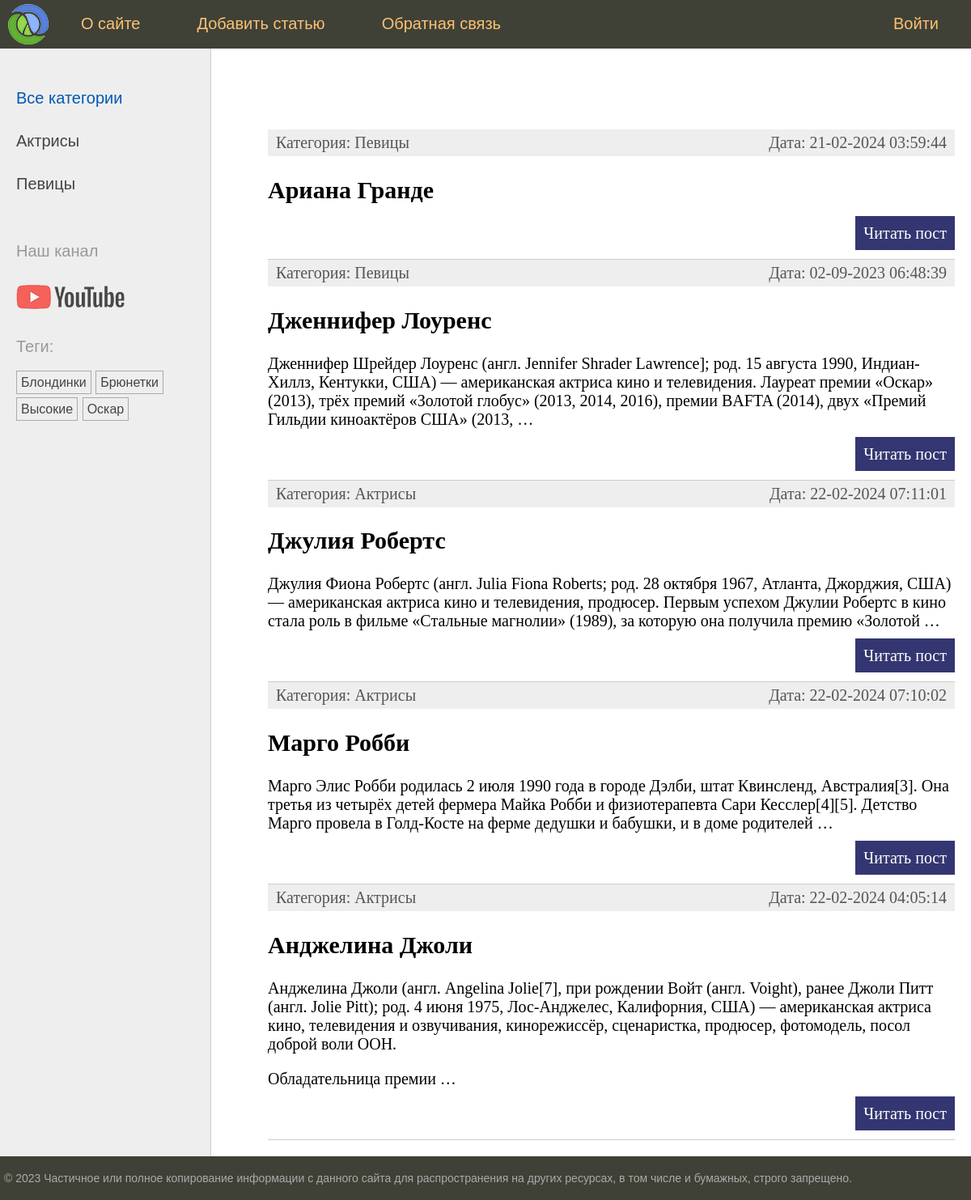
The app's page /, older data.
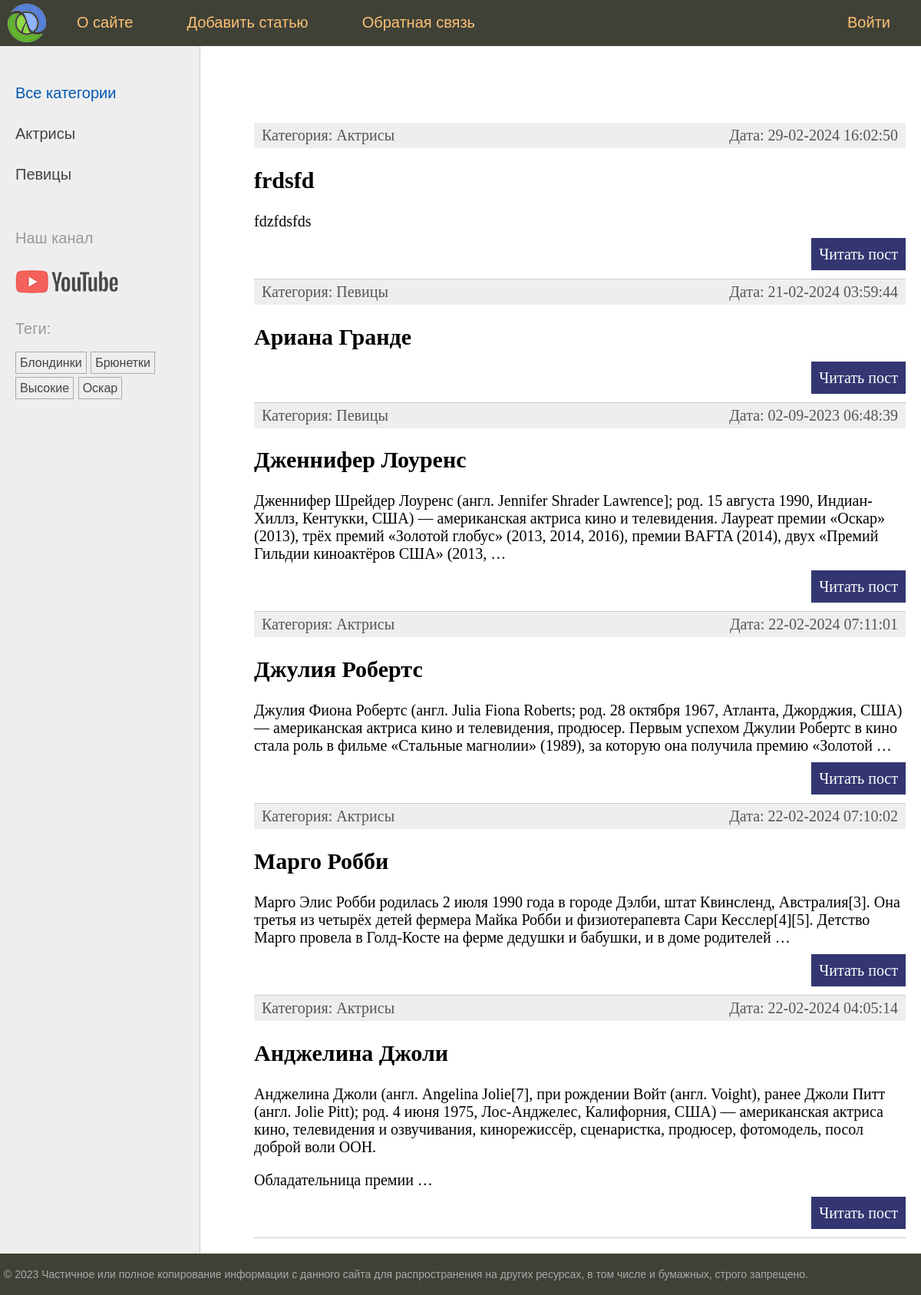
The same page, newer data.
### women/models.py (models this page shows, shortened)
class Category(models.Model):
    name = models.CharField(
        verbose_name='Категория',
        max_length=100,
        db_index=True,
    )
    slug = models.SlugField(
        max_length=255,
        unique=True,
        db_index=True,
    )
    class Meta:
        verbose_name = 'Категория'
        verbose_name_plural = 'Категории'
    def get_absolute_url(self):
        return reverse('category', kwargs={'cat_slug': self.slug})

class TagPost(models.Model):
    tag = models.CharField(
        max_length=100,
        db_index=True,
    )
    slug = models.SlugField(
        max_length=255,
        unique=True,
        db_index=True,
    )
    def get_absolute_url(self):
        return reverse('tag', kwargs={'tag_slug': self.slug})

class Women(models.Model):
    class Status(models.IntegerChoices):
        DRAFT = 0, 'Черновик'
        PUBLISHED = 1, 'Опубликовано'
    title = models.CharField(
        verbose_name='Заголовок',
        max_length=255,
    )
    slug = models.SlugField(
        verbose_name='Slug',
        max_length=255,
        unique=True,
        db_index=True,
        validators=[
            MinLengthValidator(5, message='Минимум 5 символов'),
            MaxLengthValidator(100, message='Максимум 100 символов'),
        ],
    )
    content = models.TextField(
        verbose_name='Текст статьи',
        blank=True,
    )
    time_create = models.DateTimeField(
        verbose_name='Время создания',
        auto_now_add=True,
    )
    time_update = models.DateTimeField(
        verbose_name='Время изменения',
        auto_now=True,
    )
    is_published = models.BooleanField(
        verbose_name='Статус',
        choices=tuple(map(lambda x: (bool(x[0]), x[1]), Status.choices)),
        default=Status.DRAFT,
    )
    category = models.ForeignKey(
        verbose_name='Категории',
        to='Category',
        on_delete=models.PROTECT,
        related_name='posts',  # women_set -> posts
    )
    tags = models.ManyToManyField(
        verbose_name='Теги',
        to='TagPost',
        blank=True,
        related_name='tags',
    )
    husband = models.OneToOneField(
        verbose_name='Муж',
        to='Husband',
        on_delete=models.SET_NULL,
        null=True,
        blank=True,
        related_name='wuman',
    )
    objects = models.Manager()
    published = PublishedManager()
    class Meta:
        verbose_name = 'Известные женщины'
        verbose_name_plural = 'Известные женщины'
        ordering = ['-time_create']
        indexes = [
            models.Index(fields=['-time_create'])
        ]
    def get_absolute_url(self):
        return reverse('post', kwargs={'post_slug': self.slug})

### women/views.py (the view)
# urls.py: path('',                            index,              name='home'),
def index(request: HttpRequest) -> HttpResponse:
    posts = Women.published.all().select_related('category')  # жадная загрузка
    data = {
        'title': 'Главная страница',
        'menu': menu,
        'posts': posts,
        'cat_selected': 0,
    }
    return render(request, 'women/index.html', context=data)

### women/models.py (called while the page is built)
    def get_queryset(self) -> QuerySet:
        return super().get_queryset().filter(is_published=Women.Status.PUBLISHED)

### women/templatetags/women_tags.py (called while the page is built)
@register.inclusion_tag('women/list_categories.html')
def show_categories(cat_selected: int = 0):
    cats = Category.objects.annotate(total=Count("posts")).filter(total__gt=0)
    return {'cats': cats, 'cat_selected': cat_selected}

@register.inclusion_tag('women/list_tags.html')
def show_all_tags():
    return {'tags': TagPost.objects.annotate(total=Count("tags")).filter(total__gt=0)}

### women/templates/women/index.html (shortened to what this page needs)
{% extends 'base.html' %}
{% block content %}
<ul class="list-articles">
  {% for post in posts %}
  <li>
    <div class="article-panel">
      <p class="first">Категория: {{ post.category.name }}</p>
      <p class="last">Дата: {{ post.time_update|date:"d-m-Y H:i:s" }}</p>
    </div>
    <h2>{{ post.title }}</h2>
    {% autoescape off %}
    {{ post.content|linebreaks|truncatewords:40 }}
    {% endautoescape %}
    <p class="link-read-post"><a href="{{ post.get_absolute_url }}">Читать пост</a></p>
  </li>
  {% endfor %}
</ul>
{% endblock %}

### women/templates/women/list_categories.html
{% for category in cats %}
{% if cat_selected == category.id %}
<li class="selected">{{ category.name }}</li>
{% else %}
<li><a href="{{ category.get_absolute_url }}">{{ category.name }}</a></li>
{% endif %}
{% endfor %}

### women/templates/women/list_tags.html
{% if tags %}
<p>Теги:</p>
<ul class="tags-list">
  {% for tag in tags%}
  <li><a href="{{ tag.get_absolute_url }}">{{ tag.tag }}</a></li>
  {% endfor %}
</ul>
{% endif %}

Row changes from the older to the newer data that the page shows:
added Women: category.name "Актрисы", time_update "29-02-2024 16:02:50", title "frdsfd", content "fdzfdsfds"
